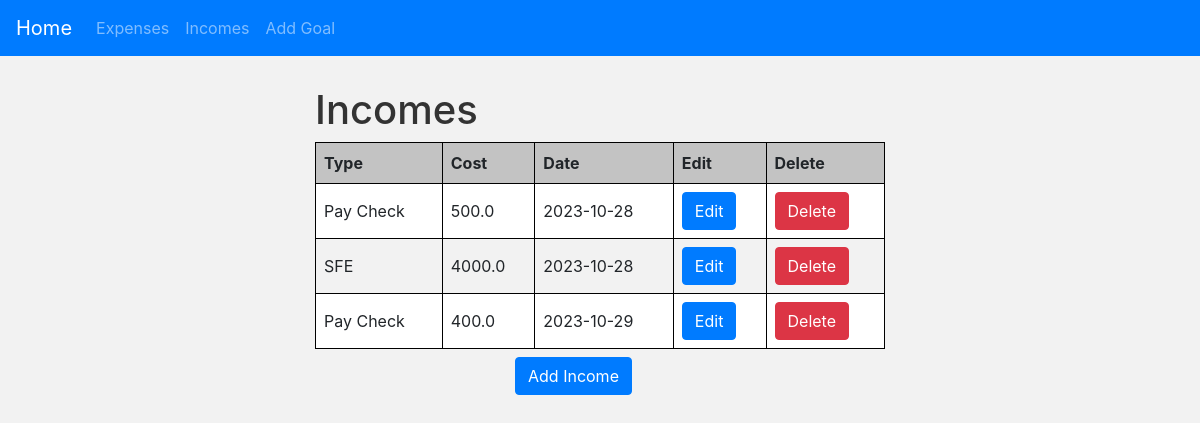
The page /incomes on the database its author committed.
### app/models.py (models this page shows)
class Incomes(db.Model):
    Income_id = db.Column(db.Integer, primary_key=True)
    type = db.Column(db.String(500))
    cost = db.Column(db.Float)
    date = db.Column(db.Date)

### app/views.py (the view)
@app.route('/incomes')
def incomes():
    incomes = Incomes.query.all()
    return render_template('incomes.html',
                           title='Incomes',
                           incomes=incomes,
                           button_url=url_for('add_income'))

### app/templates/incomes.html
{% extends "non_home.html" %}
{% block page_content %}
<h1>Incomes</h1>
<table>
    <tr>
        <th>Type</th>
        <th>Cost</th>
        <th>Date</th>
        <th>Edit</th>
        <th>Delete</th>
    </tr>
    {% for income in incomes %}
    <tr>
        <td>{{ income.type }}</td>
        <td>{{ income.cost }}</td>
        <td>{{ income.date }}</td>
        <td><a href="{{ url_for('edit_income', income_id=income.Income_id) }}" class="btn btn-primary">Edit</a></td>
        <td><a href="{{ url_for('delete_income', income_id=income.Income_id) }}" class="btn btn-danger">Delete</a></td>
    </tr>
    {% endfor %}
</table>
<div class="row">
  <div class="col-4"></div>
  <div class="col-4">
      <a href="{{ button_url }}" class="btn btn-primary mt-2">Add Income</a>
  </div>
</div>
{% endblock %}

### app/static/style.css (style rules this page uses)
table { width: 100%; border-collapse: collapse; border-radius: 8px; }
table, th, td { border: 1px solid black; }
th, td { padding: 8px; text-align: left; }
tr:nth-child(even) { background-color: #ffffff; }
tr:nth-child(odd) { background-color: #f2f2f2; }
th { background-color: #c3c3c3; }
body { background-color: #f2f2f2; }
h1 { margin-top: 30px; color: #333; }

### rows shown on the page
Incomes: type "Pay Check", cost "500.0", date "2023-10-28"
Incomes: type "SFE", cost "4000.0", date "2023-10-28"
Incomes: type "Pay Check", cost "400.0", date "2023-10-29"
